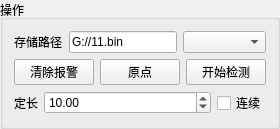
         <widget class="QGroupBox" name="groupBox_3">
          <property name="title">
           <string>操作</string>
          </property>
          <layout class="QVBoxLayout" name="verticalLayout">
           <item>
            <layout class="QHBoxLayout" name="horizontalLayout_2">
             <item>
              <widget class="QLabel" name="label_15">
               <property name="sizePolicy">
                <sizepolicy hsizetype="Fixed" vsizetype="Fixed">
                 <horstretch>0</horstretch>
                 <verstretch>0</verstretch>
                </sizepolicy>
               </property>
               <property name="text">
                <string>存储路径</string>
               </property>
              </widget>
             </item>
             <item>
              <widget class="QLineEdit" name="SavedPathLineEdit">
               <property name="text">
                <string>G://11.bin</string>
               </property>
               <property name="clearButtonEnabled">
                <bool>false</bool>
               </property>
              </widget>
             </item>
             <item>
              <widget class="QComboBox" name="SavedPathComboBox">
               <property name="sizePolicy">
                <sizepolicy hsizetype="Expanding" vsizetype="Fixed">
                 <horstretch>0</horstretch>
                 <verstretch>0</verstretch>
                </sizepolicy>
               </property>
              </widget>
             </item>
            </layout>
           </item>
           <item>
            <layout class="QHBoxLayout" name="horizontalLayout_3">
             <item>
              <widget class="QPushButton" name="ClearAlarmBtn">
               <property name="sizePolicy">
                <sizepolicy hsizetype="Fixed" vsizetype="Fixed">
                 <horstretch>0</horstretch>
                 <verstretch>0</verstretch>
                </sizepolicy>
               </property>
               <property name="text">
                <string>清除报警</string>
               </property>
              </widget>
             </item>
             <item>
              <widget class="QPushButton" name="OriginBtn">
               <property name="sizePolicy">
                <sizepolicy hsizetype="Fixed" vsizetype="Fixed">
                 <horstretch>0</horstretch>
                 <verstretch>0</verstretch>
                </sizepolicy>
               </property>
               <property name="text">
                <string>原点</string>
               </property>
              </widget>
             </item>
             <item>
              <widget class="QPushButton" name="StartInspectBtn">
               <property name="sizePolicy">
                <sizepolicy hsizetype="Fixed" vsizetype="Fixed">
                 <horstretch>0</horstretch>
                 <verstretch>0</verstretch>
                </sizepolicy>
               </property>
               <property name="text">
                <string>开始检测</string>
               </property>
              </widget>
             </item>
            </layout>
           </item>
           <item>
            <layout class="QHBoxLayout" name="horizontalLayout_4">
             <item>
              <widget class="QLabel" name="label_16">
               <property name="sizePolicy">
                <sizepolicy hsizetype="Fixed" vsizetype="Fixed">
                 <horstretch>0</horstretch>
                 <verstretch>0</verstretch>
                </sizepolicy>
               </property>
               <property name="text">
                <string>定长</string>
               </property>
              </widget>
             </item>
             <item>
              <widget class="QDoubleSpinBox" name="StepDoubleSpinBox">
               <property name="sizePolicy">
                <sizepolicy hsizetype="Expanding" vsizetype="Fixed">
                 <horstretch>0</horstretch>
                 <verstretch>0</verstretch>
                </sizepolicy>
               </property>
               <property name="value">
                <double>10.000000000000000</double>
               </property>
              </widget>
             </item>
             <item>
              <widget class="QCheckBox" name="ContinueCheckBox">
               <property name="sizePolicy">
                <sizepolicy hsizetype="Fixed" vsizetype="Fixed">
                 <horstretch>0</horstretch>
                 <verstretch>0</verstretch>
                </sizepolicy>
               </property>
               <property name="text">
                <string>连续</string>
               </property>
              </widget>
             </item>
            </layout>
           </item>
          </layout>
         </widget>
